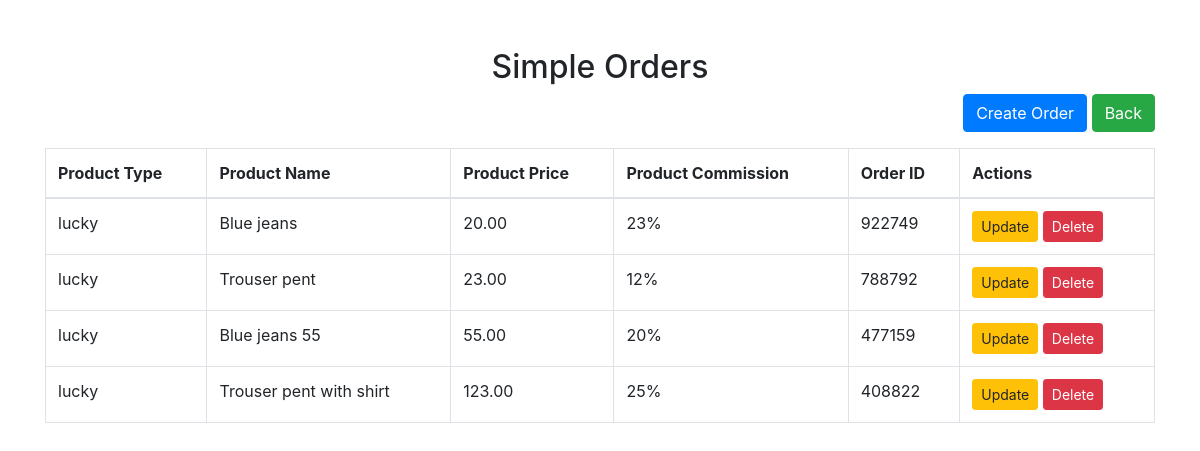
The page /admin-control/simple-orders/ (signed in) on the database its author committed.
### adminControl/models.py (models this page shows, shortened)
class SimpleOrder(models.Model):
    user = models.ForeignKey(User, on_delete=models.CASCADE, related_name="simple_orders")
    product_name = models.CharField(max_length=300)
    product_price = models.DecimalField(max_digits=10, decimal_places=2, default=0.00)
    product_commission = models.CharField(max_length=300)
    order_id = models.CharField(max_length=7, blank=True,null=True)
    product_img = models.ImageField(upload_to='simple_orders/', null=True, blank=True)
    content_type = models.ForeignKey(ContentType, on_delete=models.SET_NULL, null=True, editable=False)
    label = models.CharField(max_length=10)

### adminControl/views.py (the view, shortened to what this page needs)
# urls.py: path('simple-orders/', list_and_create_orders, name='list_and_create_orders'),
@login_required
def list_and_create_orders(request):
    simple_order_content_type = ContentType.objects.get_for_model(SimpleOrder)
    orders = SimpleOrder.objects.filter(content_type=simple_order_content_type)
    return render(request, 'admin/create_simple_orders.html', {'orders': orders})

### templates/admin/create_simple_orders.html (shortened to what this page needs)
<!DOCTYPE html>
<html lang="en">
<head>
    <link href="https://maxcdn.bootstrapcdn.com/bootstrap/4.5.2/css/bootstrap.min.css" rel="stylesheet">
</head>
<body>
    <div class="container mt-5">
        <h2 class="text-center">Simple Orders</h2>
        <div class="text-right mb-3">
            <button class="btn btn-primary" data-toggle="modal" data-target="#createOrderModal">Create Order</button>
            <a class="btn btn-success" href="{% url 'Admin_dashboard' %}">Back</a>
        </div>
        <table class="table table-bordered">
            <thead>
                <tr>
                    <th>Product Type</th>
                    <th>Product Name</th>
                    <th>Product Price</th>
                    <th>Product Commission</th>
                    <th>Order ID</th>
                    <th>Actions</th>
                </tr>
            </thead>
            <tbody>
                {% for order in orders %}
                    <tr>
                        <td>{{ order.label }}</td>
                        <td>{{ order.product_name }}</td>
                        <td>{{ order.product_price }}</td>
                        <td>{{ order.product_commission }}%</td>
                        <td>{{ order.order_id }}</td>
                        <td>
                            <button class="btn btn-warning btn-sm" data-toggle="modal" data-target="#updateOrderModal{{ order.id }}">Update</button>
                                <form method="POST" action="{% url 'delete_order' order.id %}" style="display:inline;">
                    <button type="submit" class="btn btn-danger btn-sm">Delete</button>
                        </form>
                        </td>
                    </tr>
                {% endfor %}
            </tbody>
        </table>
    </div>
</body>
</html>

### rows shown on the page
SimpleOrder: label "lucky", product_name "Blue jeans", product_price "20.00", product_commission "23", order_id "922749"
SimpleOrder: label "lucky", product_name "Trouser pent", product_price "23.00", product_commission "12", order_id "788792"
SimpleOrder: label "lucky", product_name "Blue jeans 55", product_price "55.00", product_commission "20", order_id "477159"
SimpleOrder: label "lucky", product_name "Trouser pent with shirt", product_price "123.00", product_commission "25", order_id "408822"
